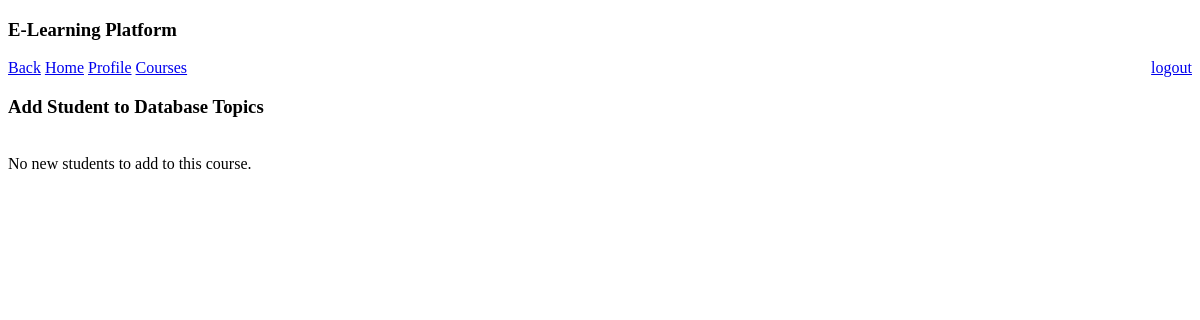
Page /course/add-students?course_id=1 (signed in) on the earlier database version.
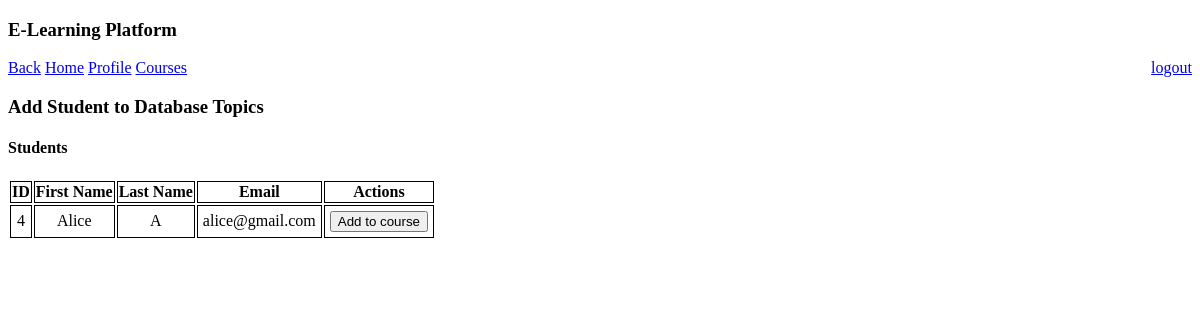
Same page on the later database version.
### e_learn/models.py (models this page shows)
class User(AbstractUser):
    is_student = models.BooleanField(default=False)
    is_instructor = models.BooleanField(default=False)
    is_institution = models.BooleanField(default=False)

### e_learn/views.py (the view)
# urls.py: path('course/add-students', views.display_add_students_to_course, name='add_students_to_course'),
@login_required(login_url="institution_login")
def display_add_students_to_course(request):
    msg = None
    if request.method == 'POST':
        course_id = request.POST.get('course_id')
        user_id = request.POST.get('user_id')
        course_details = Course.objects.get(id=int(course_id))
        user_details = User.objects.get(id=user_id)
        new_relation = UserCourseRelation(user=user_details, course=course_details, is_student=True)
        new_relation.save()
        msg = "Student added to course successfully."
    else:
        course_id = request.GET.get('course_id')
        course_details = Course.objects.get(id=course_id)
    data = institution_users(request, "student")
    if not data["users_exist"]:
        return render(request, 'student_signup.html',
                      {"msg": 'Students not registered in the institution yet, try registering a new student!'})
    relations = UserCourseRelation.objects.filter(course=course_details)
    students_lst = []
    relations_user = []
    for relation in relations:
        relations_user.append(relation.user)
    for user in data["users_lst"]:
        if user not in relations_user:
            students_lst.append(user)
    if len(relations) != 0 and len(students_lst) == 0:
        return render(request, 'add_students_to_course.html',
                      {'course_details': course_details, 'msg': "No new students to add to this course."})
    if len(relations) == 0:
        students_lst = data["users_lst"]
    if msg is not None:
        return render(request, 'add_students_to_course.html',
                      {"course_details": course_details, "students_lst": students_lst,
                       "student_exists": data["users_exist"], "msg": msg})
    return render(request, 'add_students_to_course.html',
                  {"course_details": course_details, "students_lst": students_lst,
                   "student_exists": data["users_exist"]})

### e_learn/views.py (called while the page is built)
def institution_users(request, user_type):
    current_institution = Institution.objects.get(user=request.user)
    users_exist = False
    users_lst = []
    try:
        if user_type == "student":
            details_lst = UserInstitutionRelation.objects.filter(institution=current_institution, is_student=True)
        else:
            details_lst = UserInstitutionRelation.objects.filter(institution=current_institution, is_instructor=True)
        for i in details_lst:
            users_lst.append(i.user)
        if len(users_lst) != 0:
            users_exist = True
        return {"users_exist": users_exist, "users_lst": users_lst}
    except Exception as e:
        return {"users_exist": users_exist, "users_lst": users_lst}

### e_learn/templates/add_students_to_course.html (shortened to what this page needs)
{% extends "base_loggedIn.html" %}
{% block body %}
    <a href="{% url 'complete_course_details' %}?course_id={{ course_details.id }}">Back</a>
    <a href="{% url 'institution_home' %}">Home</a>
    <a href="{% url 'institution_home' %}?request_profile=True">Profile</a>
    <a href="{% url 'course_list' %}">Courses</a>
    <h3> Add Student to {{ course_details.name }}</h3>
    {% if msg %}
        <br> {{ msg }} <br>
    {% endif %}
    {% if student_exists %}
        <h4>Students</h4>
        <table>
            <thead>
                <tr>
                    <th scope="col" style="border: 1px solid black;"> ID </th>
                    <th scope="col" style="border: 1px solid black;"> First Name </th>
                    <th scope="col" style="border: 1px solid black;"> Last Name </th>
                    <th scope="col" style="border: 1px solid black;"> Email </th>
                    <th scope="col" style="border: 1px solid black;"> Actions </th>
                </tr>
            </thead>
            <tbody>
                {% for user in students_lst %}
                    <tr>
                        <td style="border: 1px solid black;padding: 5px" align="center">{{ user.id }}</td>
                        <td style="border: 1px solid black;padding: 5px" align="center">{{ user.first_name }}</td>
                        <td style="border: 1px solid black;padding: 5px" align="center">{{ user.last_name }}</td>
                        <td style="border: 1px solid black;padding: 5px" align="center">{{ user.email }}</td>
                        <td style="border: 1px solid black;padding: 5px" align="center">
                            <form action="{% url 'add_students_to_course' %}" method="POST"> {% csrf_token %}
                                <button type="submit">Add to course</button>
                            </form>
                        </td>
                    </tr>
                {% endfor %}
            </tbody>
        </table>
    {% endif %}
{% endblock %}

Differences in the rows shown:
now on this page (row edited): User: id "4", first_name "Alice", last_name "A", email "alice@gmail.com"
Other differences:
{{ msg }}: "No new students to add to this course." → (not shown)
text now shown: "Students ID First Name Last Name Email Actions"
